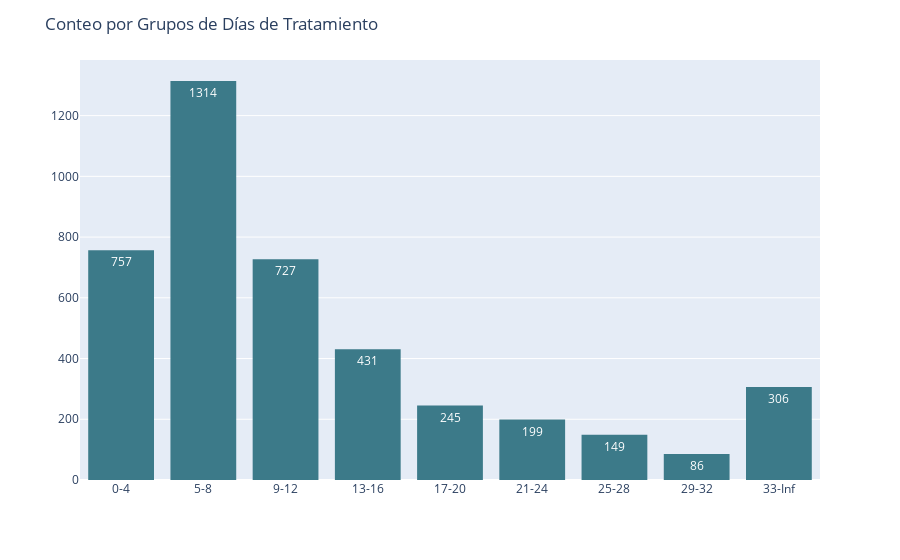

This figure's notebook cell:
### Code cell
ptDF = df[['Patient ID', 'TD Bucket']].drop_duplicates()
fig = px.histogram(ptDF, x='TD Bucket', text_auto=True)
fig.update_traces(marker_color=CATEGORY_PALETTE[0])
fig.update_xaxes(categoryorder='array', categoryarray=labels)
fig.update_layout(title='Conteo por Grupos de Días de Tratamiento', yaxis_title='', xaxis_title='')
fig.show()

### Figure 1 — Plotly figure (JSON) as saved in the notebook; plotly's stock layout.template omitted (floating-point values rounded to 4 significant figures; data arrays with more than 128 entries replaced by an {"elided": "..."} marker saying what was removed)
{"data": [{"alignmentgroup": "True", "bingroup": "x", "hovertemplate": "TD Bucket=%{x}<br>count=%{y}<extra></extra>", "legendgroup": "", "marker": {"color": "#3C7A89", "pattern": {"shape": ""}}, "name": "", "offsetgroup": "", "orientation": "v", "showlegend": false, "texttemplate": "%{value}", "type": "histogram", "x": {"elided": "4645 str values"}, "xaxis": "x", "yaxis": "y"}], "layout": {"barmode": "relative", "legend": {"tracegroupgap": 0}, "margin": {"t": 60}, "title": {"text": "Conteo por Grupos de Días de Tratamiento"}, "xaxis": {"anchor": "y", "categoryarray": ["0-4", "5-8", "9-12", "13-16", "17-20", "21-24", "25-28", "29-32", "33-Inf"], "categoryorder": "array", "domain": [0, 1], "title": {"text": ""}}, "yaxis": {"anchor": "x", "domain": [0, 1], "title": {"text": ""}}}}
